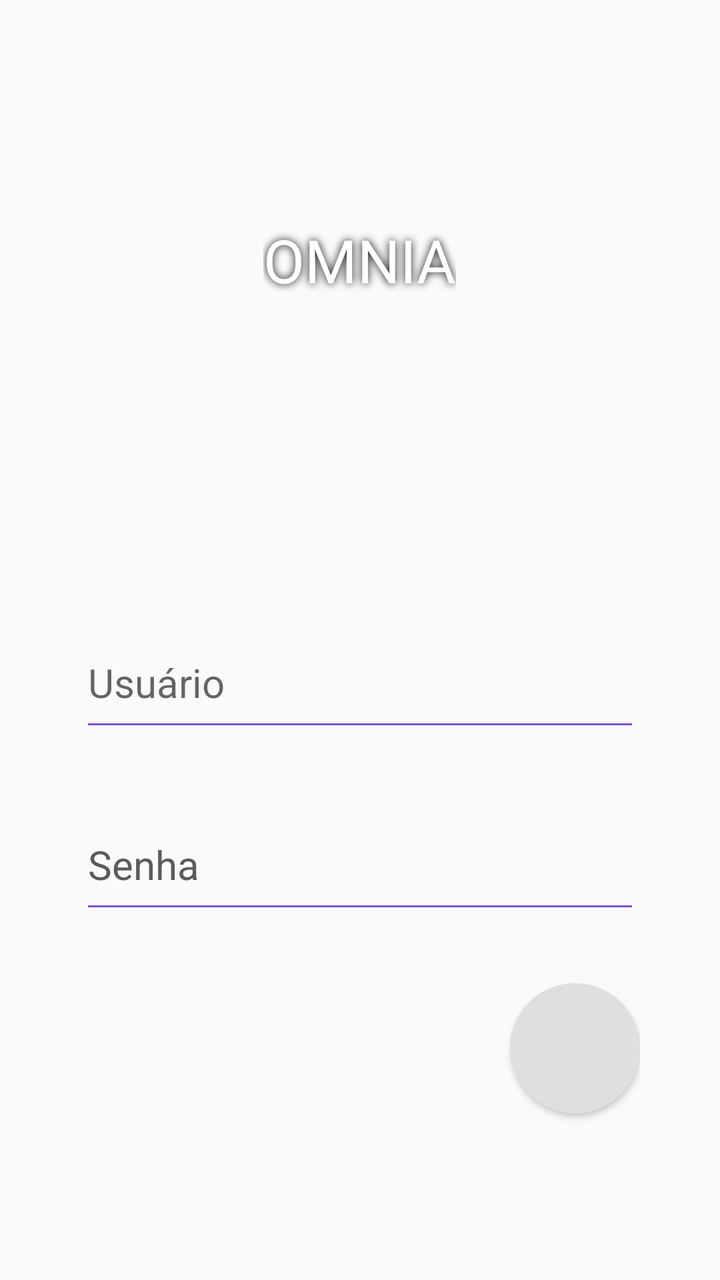
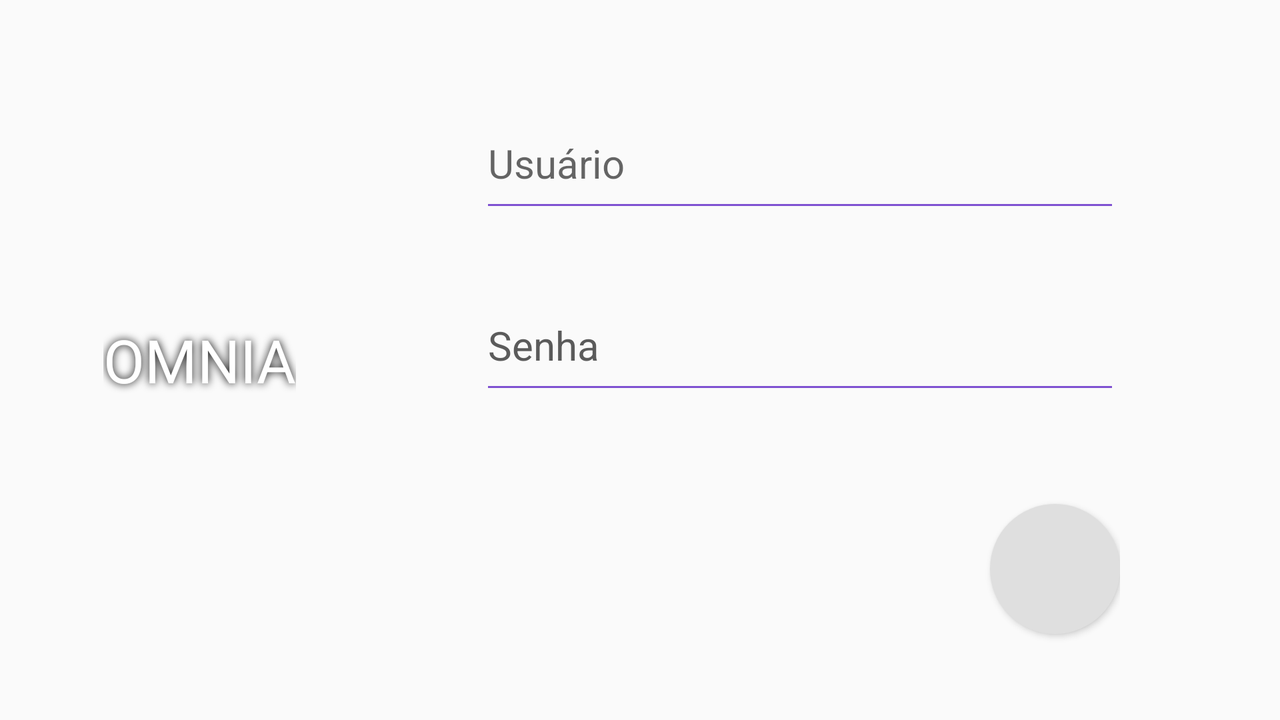

Compare how this app lays out the same screen by default and in its alternative resource folder. The renders come first, then the two layout files and the values they reference.
<!-- AndroidManifest.xml: activity theme loginTheme -->
<!-- res/layout/activity_login.xml -->
<?xml version="1.0" encoding="utf-8"?>
<LinearLayout xmlns:android="http://schemas.android.com/apk/res/android"
    xmlns:tools="http://schemas.android.com/tools"
    android:layout_width="match_parent"
    android:layout_height="match_parent"
    android:orientation="vertical">

    <RelativeLayout
        android:layout_width="wrap_content"
        android:layout_height="0dp"
        android:layout_weight="6">

        <ImageView
            android:layout_width="match_parent"
            android:layout_height="wrap_content"
            android:layout_centerInParent="true"
            android:contentDescription="Background login"
            android:scaleType="centerCrop"
            android:src="@drawable/bglogin" />

        <TextView
            android:id="@+id/logo"
            android:layout_width="wrap_content"
            android:layout_height="wrap_content"
            android:layout_centerInParent="true"
            android:shadowColor="@color/Black"
            android:shadowRadius="10"
            android:text="@string/app_name"
            android:textAllCaps="true"
            android:textColor="@color/White"
            android:textSize="30sp" />

    </RelativeLayout>


    <LinearLayout
        android:layout_width="fill_parent"
        android:layout_height="wrap_content"
        android:layout_weight="1"
        android:orientation="vertical"
        android:padding="40dp"

        >

        <android.support.design.widget.TextInputLayout
            android:id="@+id/text_input_layout_username"
            android:layout_width="match_parent"
            android:layout_height="wrap_content"

            android:textColor="@color/DarkGray">

            <android.support.design.widget.TextInputEditText
                android:id="@+id/edit_text_username"
                android:layout_width="match_parent"
                android:layout_height="60dp"
                android:hint="@string/username"
                android:imeOptions="actionNext"
                android:inputType="textCapSentences"
                android:lines="1"
                android:maxLines="1"
                android:textColor="@color/DarkGray"
                android:textSize="20sp" />

        </android.support.design.widget.TextInputLayout>

        <android.support.design.widget.TextInputLayout
            android:id="@+id/text_input_layout_password"
            android:layout_width="match_parent"
            android:layout_height="wrap_content"

            android:layout_marginTop="20dp"
            android:textColorHint="@color/DarkGray">

            <android.support.design.widget.TextInputEditText
                android:id="@+id/edit_text_password"
                android:layout_width="match_parent"

                android:layout_height="60dp"
                android:hint="@string/pass"
                android:inputType="textPassword"
                android:lines="1"
                android:maxLines="1"
                android:textColor="@color/DarkGray"
                android:textSize="20sp" />
        </android.support.design.widget.TextInputLayout>

        <Button
            android:id="@+id/buttonlogin"
            android:layout_width="65dp"
            android:layout_height="65dp"

            android:layout_gravity="bottom|end"
            android:layout_marginTop="30dp"
            android:background="@drawable/bg_button"
            android:drawableRight="@drawable/arrow_right"
            android:padding="20dp" />

    </LinearLayout>


</LinearLayout>
<!-- resources referenced by this layout -->
<resources>
  <color name="Black">#000000</color>
  <color name="DarkGray">#5b5b5b</color>
  <color name="White">#FFFFFF</color>
  <!-- drawable bg_button (drawable) -->
  <?xml version="1.0" encoding="utf-8"?>
  <shape
      xmlns:android="http://schemas.android.com/apk/res/android"
      android:shape="oval">
  
      <solid android:color="@color/colorLightDark"/>
  </shape>
  <string name="app_name" translatable="false">Omnia</string>
  <string name="pass">Senha</string>
  <string name="username">Usuário</string>
  <style name="loginTheme" parent="AppThemeNoActionBar">
          <item name="android:windowTranslucentStatus" tools:ignore="NewApi">true</item>
          <item name="android:windowTranslucentNavigation" tools:ignore="NewApi">true</item>
  
      </style>
  <color name="colorLightDark">#dfdfdf</color>
  <!-- from res/values-v21/ -->
  <style name="AppThemeNoActionBar" parent="Theme.AppCompat.Light.NoActionBar">
          
          <item name="colorPrimary">@color/colorPrimary</item> 
          <item name="colorPrimaryDark">@color/colorPrimaryDark</item> 
          <item name="colorAccent">@color/colorAccent</item>
          <item name="colorControlNormal">@color/colorAccent</item> 
          <item name="actionMenuTextColor">@color/White</item>
  
  
      </style>
  <color name="colorPrimary">#673ab7</color>
  <color name="colorPrimaryDark">#512da8</color>
  <color name="colorAccent">#7f51d1</color>
</resources>
<!-- res/layout-land/activity_login.xml (the repository's variant of the layout above) -->
<!-- drawn on the phone turned sideways -->
<?xml version="1.0" encoding="utf-8"?>
<LinearLayout xmlns:android="http://schemas.android.com/apk/res/android"
    xmlns:tools="http://schemas.android.com/tools"
    android:layout_width="match_parent"
    android:layout_height="match_parent"
    android:orientation="horizontal"
    >
    <RelativeLayout
        android:layout_width="200dp"

        android:layout_height="fill_parent">
        <ImageView
            android:layout_width="match_parent"
            android:layout_height="wrap_content"
            android:src="@drawable/bglogin"
            android:scaleType="centerCrop"
            android:layout_centerInParent="true"
            android:contentDescription="Background login" />
        <TextView
            android:layout_width="wrap_content"
            android:layout_height="wrap_content"
            android:layout_centerInParent="true"
            android:id="@+id/logo"
            android:text="@string/app_name"
            android:shadowColor="@color/Black"
            android:shadowRadius="10"
            android:textAllCaps="true"
            android:textColor="@color/White"
            android:textSize="30sp" />

    </RelativeLayout>




    <LinearLayout
        android:layout_width="fill_parent"
        android:layout_height="fill_parent"
        android:orientation="vertical"
        android:paddingLeft="40dp"
        android:paddingRight="80dp"
        android:paddingTop="40dp"



        >
        <android.support.design.widget.TextInputLayout
            android:id="@+id/text_input_layout_username"
            android:layout_width="match_parent"
            android:layout_height="wrap_content"

            android:textColor="@color/DarkGray"
            >

            <android.support.design.widget.TextInputEditText
                android:id="@+id/edit_text_username"
                android:layout_width="match_parent"
                android:layout_height="60dp"
                android:hint="@string/username"
                android:imeOptions="actionNext"
                android:inputType="textCapSentences"
                android:lines="1"
                android:maxLines="1"
                android:textColor="@color/DarkGray"
                android:textSize="20sp" />

        </android.support.design.widget.TextInputLayout>

        <android.support.design.widget.TextInputLayout
            android:id="@+id/text_input_layout_password"
            android:layout_width="match_parent"
            android:layout_height="wrap_content"

            android:layout_marginTop="20dp"
            android:textColorHint="@color/DarkGray">

            <android.support.design.widget.TextInputEditText
                android:id="@+id/edit_text_password"
                android:layout_width="match_parent"

                android:layout_height="60dp"
                android:hint="@string/pass"
                android:inputType="textPassword"
                android:lines="1"
                android:maxLines="1"
                android:textColor="@color/DarkGray"
                android:textSize="20sp" />
        </android.support.design.widget.TextInputLayout>

        <Button
            android:id="@+id/buttonlogin"
            android:layout_marginTop="50dp"
            android:layout_gravity="bottom|end"


            android:background="@drawable/bg_button"
            android:padding="20dp"
            android:drawableRight="@drawable/arrow_right"
            android:layout_height="65dp"
            android:layout_width="65dp"/>

    </LinearLayout>


</LinearLayout>
<!-- resources referenced by the variant -->
<!-- as the phone turned sideways resolves them -->
<resources>
  <color name="Black">#000000</color>
  <color name="DarkGray">#5b5b5b</color>
  <color name="White">#FFFFFF</color>
  <!-- drawable bg_button (drawable) -->
  <?xml version="1.0" encoding="utf-8"?>
  <shape
      xmlns:android="http://schemas.android.com/apk/res/android"
      android:shape="oval">
  
      <solid android:color="@color/colorLightDark"/>
  </shape>
  <string name="app_name" translatable="false">Omnia</string>
  <string name="pass">Senha</string>
  <string name="username">Usuário</string>
  <!-- from res/values-land/ -->
  <style name="loginTheme" parent="AppThemeNoActionBar">
          <item name="android:windowTranslucentStatus" tools:ignore="NewApi">false</item>
          <item name="android:windowTranslucentNavigation" tools:ignore="NewApi">false</item>
  
      </style>
  <color name="colorLightDark">#dfdfdf</color>
  <!-- from res/values-land/ -->
  <style name="AppThemeNoActionBar" parent="Theme.AppCompat.Light.NoActionBar">
          
          <item name="colorPrimary">@color/colorPrimary</item> 
          <item name="colorPrimaryDark">@color/colorPrimaryDark</item> 
          <item name="colorAccent">@color/colorAccent</item>
          <item name="colorControlNormal">@color/colorAccent</item> 
          <item name="actionMenuTextColor">@color/White</item>
  
  
  
      </style>
  <color name="colorPrimary">#673ab7</color>
  <color name="colorPrimaryDark">#512da8</color>
  <color name="colorAccent">#7f51d1</color>
</resources>
